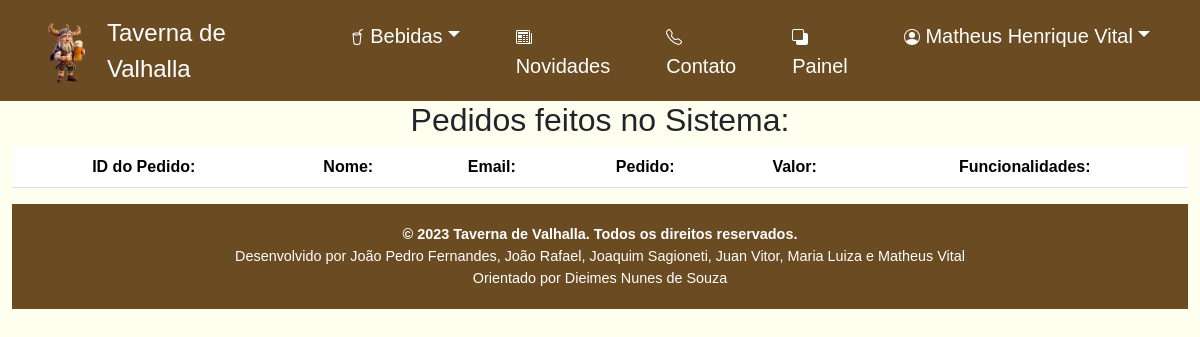
The app's page /pedidos_sistema.php (signed in), older data.
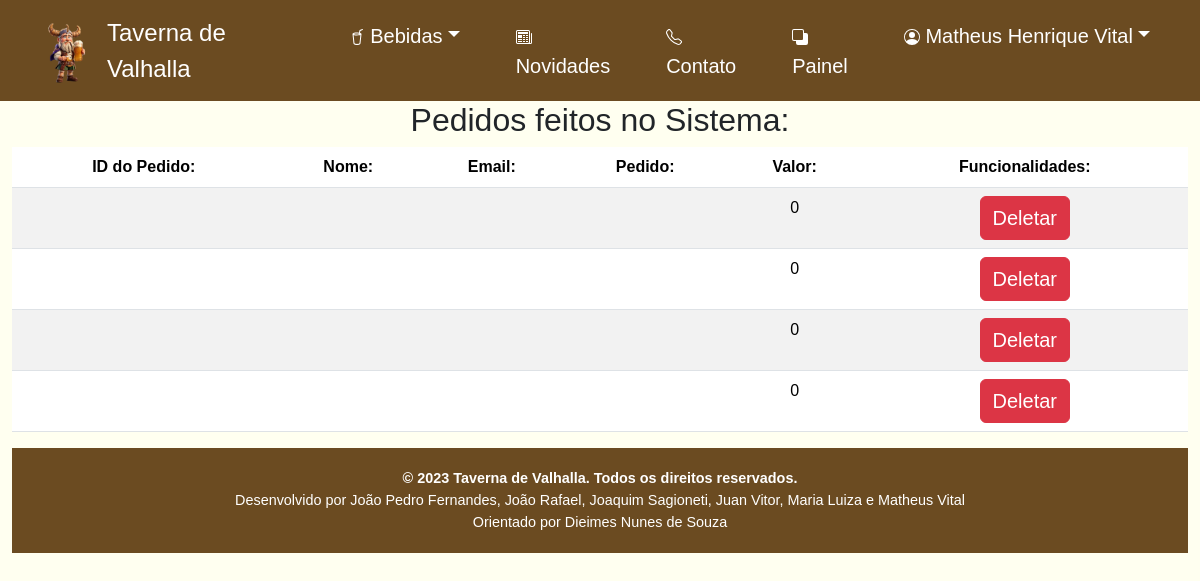
The same page, newer data.
### tables this page shows
CREATE TABLE IF NOT EXISTS `pedidos` (
  `id_bebida` int(200) NOT NULL AUTO_INCREMENT,
  `nome_bebida` varchar(200) NOT NULL,
  `descricao` varchar(200) NOT NULL,
  `valor` varchar(200) NOT NULL,
  `quantidade` varchar(200) NOT NULL,
  `arquivo_caminho` varchar(200) NOT NULL,
  PRIMARY KEY (`id_bebida`)
);

### pedidos_sistema.php (the view, shortened to what this page needs)
<?php
include('conexao.php');
$consultar_banco = "SELECT * FROM pedidos";
$retorno_consulta = $mysqli->query($consultar_banco) or die($mysqli->error);
?>
<!DOCTYPE html>
<html lang="pt-br">
<head>
    <link href="https://cdn.jsdelivr.net/npm/bootstrap@5.3.2/dist/css/bootstrap.min.css" rel="stylesheet">
    <link rel="stylesheet" href="css/style.css">
    <link rel="stylesheet" href="css/dieimes.css">
    <link rel="stylesheet" href="css/menu_dieimes.css">
</head>
<body>
    <?php
    include('menu.php');
    ?>
    <div class="container-fluid">
        <div class="row-fluid">
            <div id="alinhar_dashboard" class="table-responsive">
                <h2>Pedidos feitos no Sistema:</h2>
                <div class="table-responsive">
                    <table id="table" class="table table-striped">
                        <thead>
                            <tr>
                                <th>ID do Pedido:</th>
                                <th>Nome:</th>
                                <th>Email:</th>
                                <th>Pedido:</th>
                                <th>Valor:</th>
                                <th>Funcionalidades:</th>
                            </tr>
                        </thead>
                        <tbody>
                            <?php
                            while ($logins = $retorno_consulta->fetch_assoc()) {
                            ?>
                                <tr>
                                    <td><?php echo $logins['id_pedido']; ?></td>
                                    <td><?php echo $logins['nome']; ?> </td>
                                    <td><?php echo $logins['email']; ?> </td>
                                    <td><?php echo $logins['pedido']; ?></td>
                                    <td><?php echo $logins['valor']; ?></td>
                                    <td class="text-center">
                                        <a id="butao-adm" class="btn btn-danger" href="deletar.php?codigo_cadastro=<?php echo $logins['id_mensagem']; ?>">Deletar</a>
                                    </td>
                                </tr>
                            <?php
                            }
                            ?>
                        </tbody>
                    </table>
                </div>
            </div>
        </div>
        <?php
        include('rodape.php');
        ?>
</body>
</html>

Row changes from the older to the newer data that the page shows:
added pedidos: valor "0"
added pedidos: valor "0"
added pedidos: valor "0"
added pedidos: valor "0"
